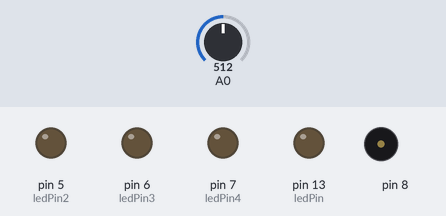
Simulated run of this sketch. Board: Arduino Uno, built with avr-gcc and run on an emulated ATmega328P. On the bench: output pins drawn as LEDs (lit = HIGH), buzzer (waves = sounding). The inputs (shaded band) are chosen by the test bench; at power-on: A0 = 512. What the sketch prints to the serial monitor is not drawn.

Above: at 0.1 s.
At 5.1 s:
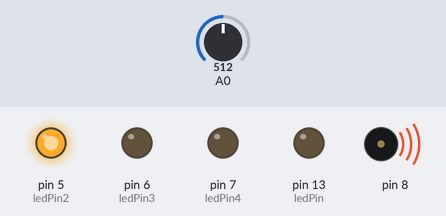
Timing chart, 0 to 6.6 s (numbered marks = the images above):
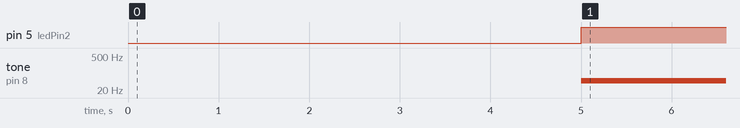

The sketch:

Light_theremin.ino
```cpp
int sensorValue;
int sensorLow = 1023;
int sensorHigh = 0;
const int ledPin = 13;
const int ledPin2 = 5; //Addition
const int ledPin3 = 6; //Addition
const int ledPin4 = 7; //Addition
void setup() {
  Serial.begin(9600);
  pinMode(ledPin, OUTPUT);
  pinMode(ledPin2, OUTPUT);
  pinMode(ledPin3, OUTPUT);
  pinMode(ledPin4, OUTPUT);
  digitalWrite(ledPin, HIGH);
  while (millis() < 5000) {
    sensorValue = analogRead(A0);
    if (sensorValue > sensorHigh) {
      sensorHigh = sensorValue;
    }
    if (sensorValue < sensorLow) {
      sensorLow = sensorValue;
    }
    digitalWrite(ledPin, LOW);
  }
  Serial.print("SensorHigh:");
  Serial.print(sensorHigh);
  Serial.print(", SensorLow:");
  Serial.println(sensorLow);
}

void loop() {
  sensorValue = analogRead(A0);
  int pitch = map(sensorValue,sensorLow,sensorHigh,50,4000);
  if(pitch < 1167) {
    digitalWrite(ledPin2, HIGH);
    digitalWrite(ledPin3, LOW);
    digitalWrite(ledPin4, LOW);
  } else if(pitch < 2334) {
    digitalWrite(ledPin2, HIGH);
    digitalWrite(ledPin3, HIGH);
    digitalWrite(ledPin4, LOW);
  } else {
    digitalWrite(ledPin2, HIGH);
    digitalWrite(ledPin3, HIGH);
    digitalWrite(ledPin4, HIGH);
  }
  Serial.println(pitch);
  tone(8,pitch,20);
  delay(15);
}
```

Measured:
- by itself, pin 5 (ledPin2): LOW → HIGH at 5.0 s
- by itself, tone on pin 8: silent → 49 Hz at 5.0 s
